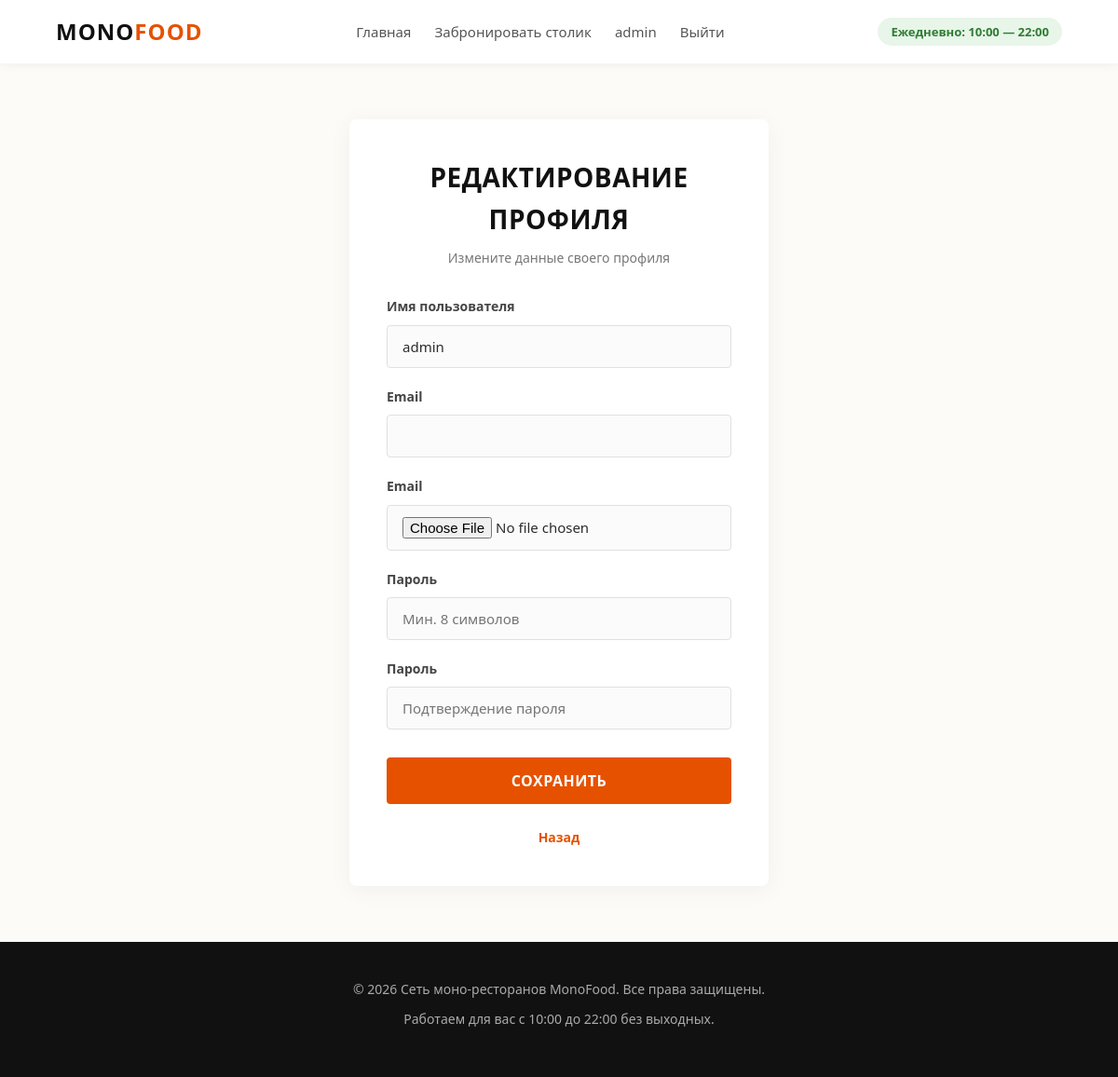
Before: /users/change_profile/ (signed in) with the older database file.
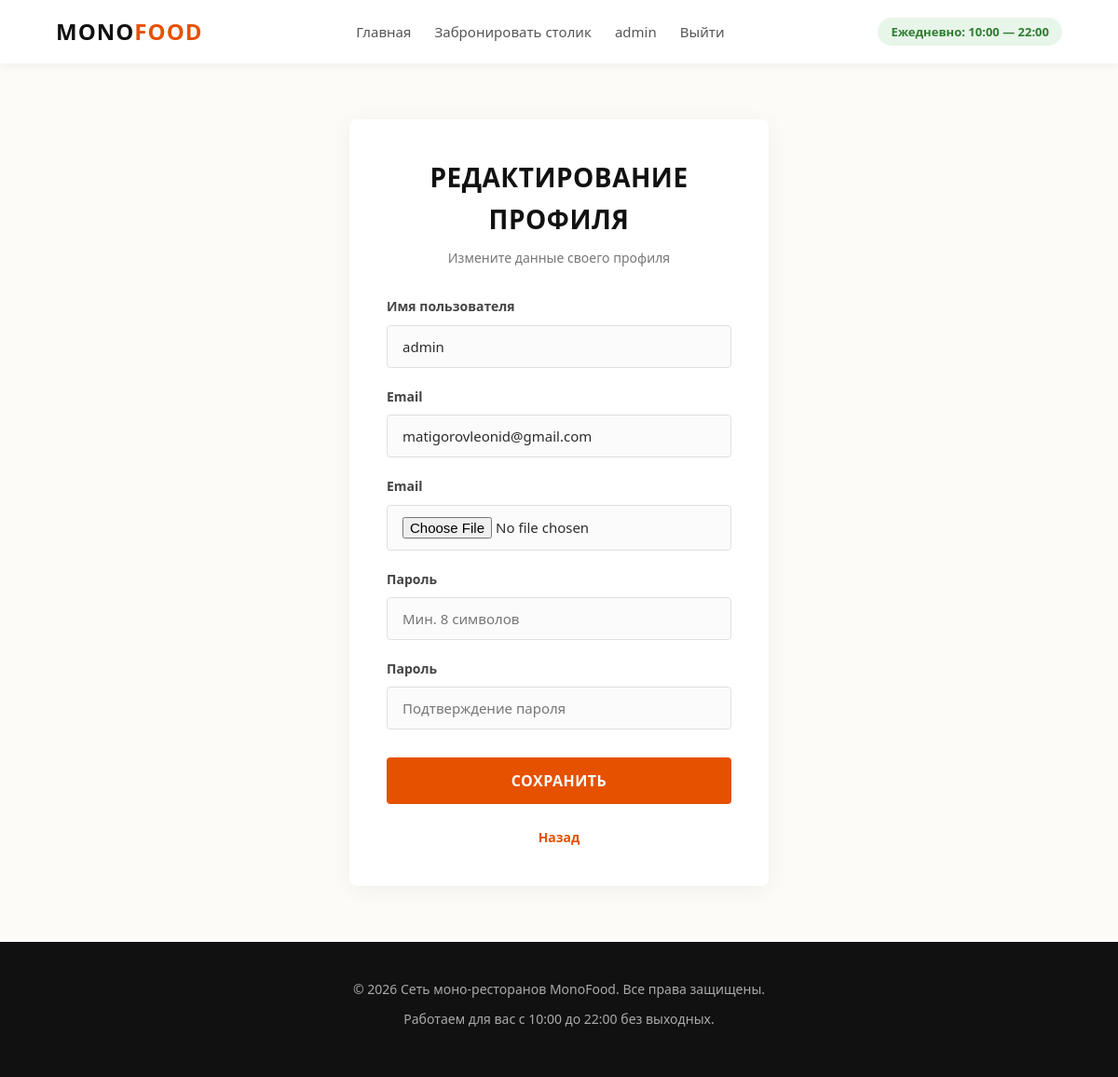
After: the same page with the newer database file.
### users/models.py (models this page shows)
class User(AbstractUser):
    image = models.ImageField(upload_to="users_media", blank=True)

### users/views.py (the view)
# urls.py: path('change_profile/', change_profile, name='change_profile'),
def change_profile(request):
    if request.method == "POST":
        form = UserProfileForm(data=request.POST ,instance=request.user, files=request.FILES)
        if form.is_valid():
            form.save()
            return HttpResponseRedirect(reverse('users:personal_account'))
    else:
        form = UserProfileForm(instance=request.user)
    context = {
        "title": "Сеть моно-ресторанов | Редактирование профиля",
        "form": form
    }
    return render(request, "users/change_profile.html", context=context)

### users/forms.py
class UserProfileForm(UserChangeForm):
    username = forms.CharField(widget=forms.TextInput(attrs={
        "class": "form-group-input"
    }))
    email = forms.EmailField(widget=forms.EmailInput(attrs={
        "class": "form-group-input"
    }))
    image = forms.ImageField(widget=forms.FileInput(attrs={
        "class": "form-group-input"
    }))
    password1 = forms.CharField(widget=forms.PasswordInput(attrs={
        "class": "form-group-input",
        "placeholder": "Мин. 8 символов"
    }))
    password2 = forms.CharField(widget=forms.PasswordInput(attrs={
        "class": "form-group-input",
        "placeholder": "Подтверждение пароля"
    }))
    class Meta:
        model = User
        fields = ("username", "email", "image")

### users/templates/users/change_profile.html (shortened to what this page needs)
{% extends "bookings/base.html" %}
{% load static %}
{% block css %}
    <link rel="stylesheet" href="{% static 'css/register.css' %}">
{% endblock %}
{% block content %}
    <main class="auth-section">
        <div class="form-container">
            <h2>Редактирование профиля</h2>
            <p class="form-subtitle">Измените данные своего профиля</p>
            <form action="{% url 'users:change_profile' %}" method="post" enctype="multipart/form-data">
                <div class="form-group">
                    <label for="{{ form.username.id_for_label }}">Имя пользователя</label>
                    {{ form.username }}
                </div>
                <div class="form-group">
                    <label for="{{ form.email.id_for_label }}">Email</label>
                    {{ form.email }}
                </div>
                <div class="form-group">
                    <label for="{{ form.image.id_for_label }}">Email</label>
                    {{ form.image }}
                </div>
                <div class="form-group">
                    <label for="{{ form.password1.id_for_label }}">Пароль</label>
                    {{ form.password1 }}
                </div>
                <div class="form-group">
                    <label for="{{ form.password2.id_for_label }}">Пароль</label>
                    {{ form.password2 }}
                </div>
                <button type="submit" class="btn-submit">Сохранить</button>
            </form>
            <div class="form-footer">
                <a href="{% url 'users:personal_account' %}">Назад</a>
            </div>
        </div>
    </main>
{% endblock %}

### bookings/templates/bookings/base.html (shortened to what this page needs)
{% load static %}
<!DOCTYPE html>
<html lang="ru">
<head>
    <link rel="stylesheet" href="{% static 'css/style.css' %}">
    {% block css %}{% endblock %}
</head>
<body>
    <header>
        <div class="container header-box">
            <div class="logo">Mono<span>Food</span></div>
            <nav class="nav-menu">
                <a href="{% url 'index' %}" class="nav-link">Главная</a>
                <a href="{% url 'restaurants:index' %}" class="nav-link">Забронировать столик</a>
                {% if user.is_authenticated %}
                    <a href="{% url 'users:personal_account' %}" class="nav-link">{{ user.username }}</a>
                    <a href="{% url 'users:logout' %}" class="nav-link">Выйти</a>
                {% else %}
                    <a href="{% url 'users:login' %}" class="nav-link">Войти</a>
                    <a href="{% url 'users:register' %}" class="nav-link">Зарегистрироваться</a>
                {% endif %}
            </nav>
            <div class="info-block">
                <span class="work-time">Ежедневно: 10:00 — 22:00</span>
            </div>
        </div>
    </header>
    {% block content %}{% endblock %}
    <footer>
        <div class="container">
            <p>&copy; 2026 Сеть моно-ресторанов MonoFood. Все права защищены.</p>
            <p>Работаем для вас с 10:00 до 22:00 без выходных.</p>
        </div>
    </footer>
</body>
</html>

Changed rows visible on the page:
changed User "admin": email (not shown) → "matigorovleonid@gmail.com"
